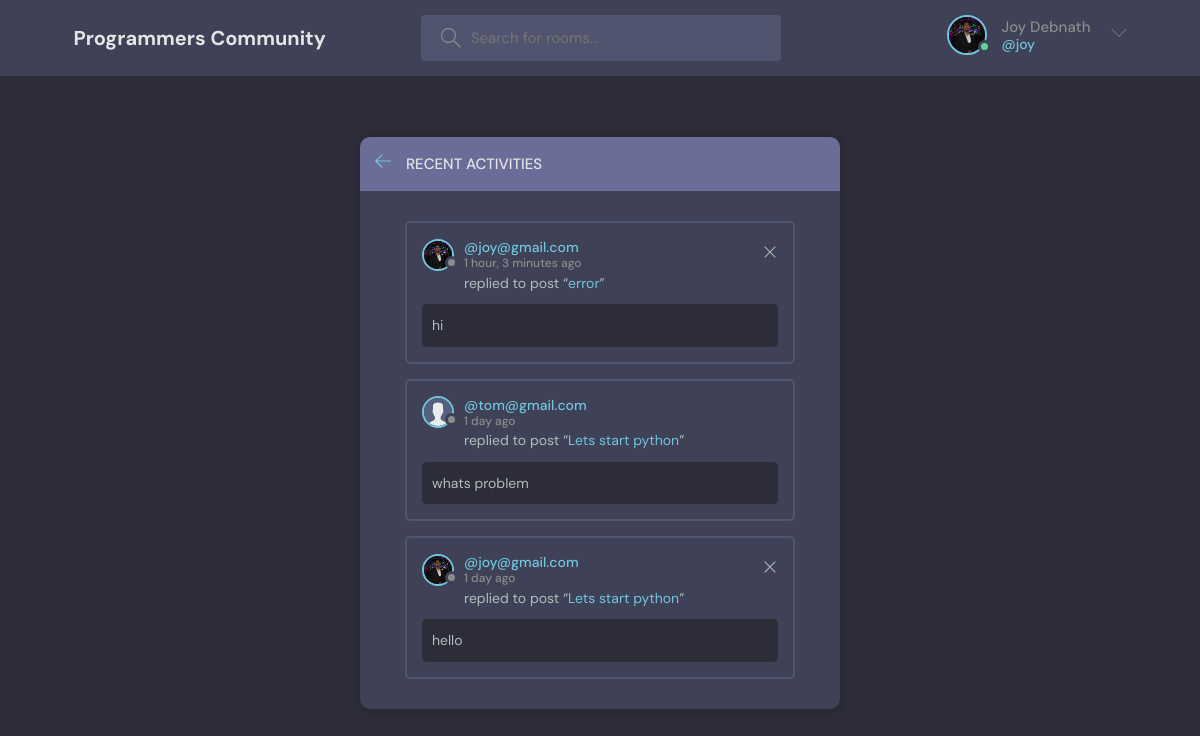
/activity/ (signed in), run on the app's committed database.
### base/models.py (models this page shows, shortened)
class User(AbstractUser):
    name = models.CharField(max_length=300, null=True)
    email = models.EmailField(unique=True, null=True)
    bio = models.TextField(null=True)
    avatar = models.ImageField(default='avatar.svg', null=True)
    facebook = models.CharField(max_length=300, null=True, blank=True)
    twitter = models.CharField(max_length=300, null=True, blank=True)
    linkedin = models.CharField(max_length=300, null=True, blank=True)
    github = models.CharField(max_length=300, null=True, blank=True)
    website = models.URLField(null=True, blank=True)
    USERNAME_FIELD = 'email'
    REQUIRED_FIELDS = ['username']

class Message(models.Model):
    user = models.ForeignKey(User, on_delete=models.CASCADE)
    room = models.ForeignKey(Room, on_delete=models.CASCADE)
    body = models.TextField()
    updated = models.DateTimeField(auto_now = True)
    created = models.DateTimeField(auto_now_add = True)
    class Meta:
        ordering = ['-updated', '-created']

class Room(models.Model):
    host = models.ForeignKey(User, on_delete=models.SET_NULL, null=True)
    topic = models.ForeignKey(Topic, on_delete=models.SET_NULL, null=True)
    name = models.CharField(max_length = 200)
    description = models.TextField(null = True, blank = True)
    participants = models.ManyToManyField(User, related_name='participants', blank=True)
    updated = models.DateTimeField(auto_now = True)
    created = models.DateTimeField(auto_now_add = True)
    class Meta:
        ordering = ['-updated', '-created']
    def __str__(self):
        return self.name

### base/views.py (the view)
# urls.py: path('activity/', views.activityPage, name='activity'),
def activityPage(request):
    room_messages = Message.objects.all()
    context = {'room_messages':room_messages}
    return render(request, 'base/activity.html', context)

### base/templates/base/activity.html (shortened to what this page needs)
{% extends 'base.html' %}
{% load static %}
{% block content %}
<main class="layout">
  <div class="container">
    <div class="layout__box">
      <div class="layout__boxHeader">
        <div class="layout__boxTitle">
          <a href="{% url 'home' %}">
            <svg version="1.1" xmlns="http://www.w3.org/2000/svg" width="32" height="32" viewBox="0 0 32 32">
              <title>arrow-left</title>
              <path
                d="M13.723 2.286l-13.723 13.714 13.719 13.714 1.616-1.611-10.96-10.96h27.625v-2.286h-27.625l10.965-10.965-1.616-1.607z">
              </path>
              </path>
            </svg>
          </a>
          <h3>Recent Activities</h3>
        </div>
      </div>
      <div class="activities-page layout__body">
        {% for message in room_messages %}
        <div class="activities__box">
          <div class="activities__boxHeader roomListRoom__header">
            <a href="{% url 'profile' message.user.id %}" class="roomListRoom__author">
              <div class="avatar avatar--small">
                <img src="{{ message.user.avatar.url }}" />
              </div>
              <p>
                @{{message.user}}
                <span>{{message.created|timesince}} ago</span>
              </p>
            </a>
            {% if request.user == message.user %}
            <div class="roomListRoom__actions">
              <a href="{% url 'delete-message' message.id %}">
                <svg version="1.1" xmlns="http://www.w3.org/2000/svg" width="32" height="32" viewBox="0 0 32 32">
                  <title>remove</title>
                  <path
                    d="M27.314 6.019l-1.333-1.333-9.98 9.981-9.981-9.981-1.333 1.333 9.981 9.981-9.981 9.98 1.333 1.333 9.981-9.98 9.98 9.98 1.333-1.333-9.98-9.98 9.98-9.981z">
                  </path>
                </svg>
              </a>
            </div>
            {% endif %}
          </div>
          <div class="activities__boxContent">
            <p>replied to post “<a href="{% url 'room' message.room.id %}">{{message.room}}</a>”</p>
            <div class="activities__boxRoomContent">
              {{message.body}}
            </div>
          </div>
        </div>
        {% endfor %}
      </div>
    </div>
  </div>
</main>
{% endblock content %}

### templates/navbar.html (shortened to what this page needs)
{% load static %}
<header class="header header--loggedIn">
    <div class="container">
      <a href="{% url 'home' %}" class="header__logo">
        <h1>Programmers Community</h1>
      </a>
      <form class="header__search" method="GET" action="{% url 'home' %}">
        <label>
          <input name="q" placeholder="Search for rooms..." />
        </label>
      </form>
      <nav class="header__menu">
    {% if request.user.is_authenticated %}
        <div class="header__user">
          <a href="{% url 'profile' user.id %}">
            <div class="avatar avatar--medium active">
              <img src="{{ request.user.avatar.url }}" />
            </div>
            <p>{{ request.user.name|title }} <span>@{{ request.user.username }}</span></p>
          </a>
          <button class="dropdown-button">
            <svg version="1.1" xmlns="http://www.w3.org/2000/svg" width="32" height="32" viewBox="0 0 32 32">
              <title>chevron-down</title>
              <path d="M16 21l-13-13h-3l16 16 16-16h-3l-13 13z"></path>
            </svg>
          </button>
        </div>
        {% else %}
            <a href="{% url 'login' %}">
            <img src="{% static 'images/avatar.svg' %}" />
            <p>Login</p>
            </a>
        {% endif %}
      </nav>
    </div>
  </header>

### data on the page
User: user.avatar (picture), user.name "Joy Debnath", user.username "joy"
Message: user.avatar (picture), user "joy@gmail.com", created "1 hour, 3 minutes", room "error", body "hi"
Message: user.avatar (placeholder picture), user "tom@gmail.com", created "1 day", room "Lets start python", body "whats problem"
Message: user.avatar (picture), user "joy@gmail.com", created "1 day", room "Lets start python", body "hello"
